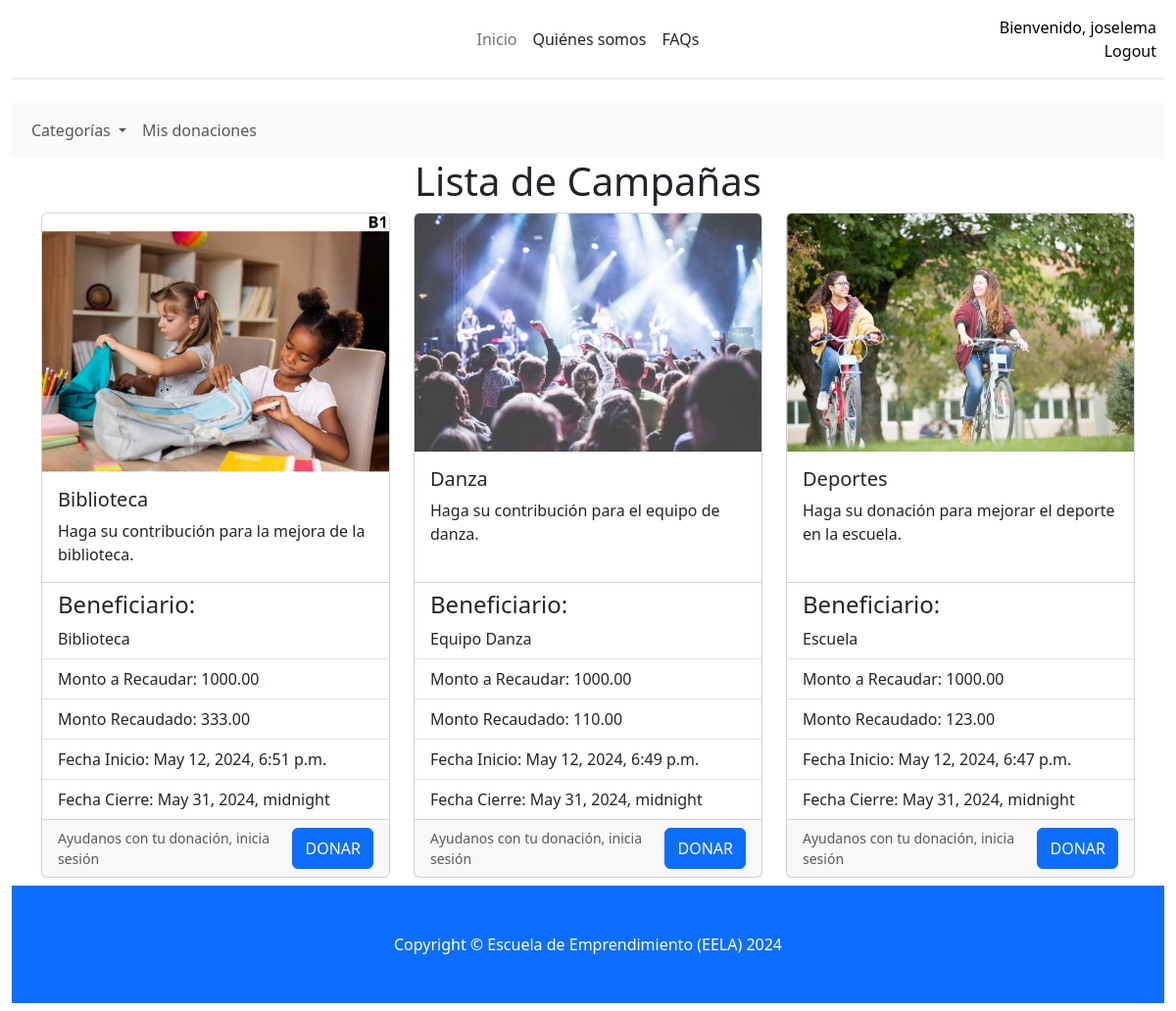
The app's page / (signed in) with its own data.
### campania/models/campania.py (models this page shows, shortened)
class Campania(models.Model):
    categorias = models.ManyToManyField(Categoria, related_name="campanias")
    nombre = models.CharField(max_length=150)
    descripcion = models.TextField(blank=True, null=True)
    imagen = models.ImageField(upload_to="imagenes/")
    beneficiario = models.CharField(max_length=150)
    monto_recaudar = models.DecimalField(max_digits=9, decimal_places=2)
    monto_recaudado = models.DecimalField(max_digits=9, decimal_places=2)
    fecha_inicio = models.DateTimeField()
    fecha_cierre = models.DateTimeField()
    estado = models.BooleanField()
    fecha_registro = models.DateTimeField(auto_now_add=True)
    fecha_ult_act = models.DateTimeField(auto_now=True)
    title = models.CharField(max_length=200)
    description = models.TextField()
    class Meta:
        db_table = "st_campania"
        verbose_name = "Campaña"
        verbose_name_plural = "Campañas"

### campania/views.py (the view)
# urls.py: path("", views.home, name="home"),
def home(request):
    campanias = Campania.objects.all().order_by("-id")
    return render(request, "catalog.html", {"campanias": campanias})

### campania/templates/catalog.html (shortened to what this page needs)
{% extends 'index.html' %}
{% load static %}
{% block main %}
    <h1 class="text-center">Lista de Campañas</h1>
    <div class="my:3 row row-cols-1 row-cols-md-3 g-4">
        {% for campania in campanias %}
            <div class="col">
                <div class="card h-100">
                    <img src="{{campania.imagen.url}}" class="card-img-top" alt="...">
                    <div class="card-body">
                    <h5 class="card-title">{{campania.nombre}}</h5>
                    <p class="card-text">{{campania.descripcion}}</p>
                    </div>
                    <ul class="list-group list-group-flush">
                    <li class="list-group-item">
                        <h4>Beneficiario:</h4>
                        {{campania.beneficiario}}
                    </li>
                    <li class="list-group-item">Monto a Recaudar: {{campania.monto_recaudar}}</li>
                    <li class="list-group-item">Monto Recaudado: {{campania.monto_recaudado}}</li>
                    <li class="list-group-item">Fecha Inicio: {{campania.fecha_inicio}}</li>
                    <li class="list-group-item">Fecha Cierre: {{campania.fecha_cierre}}</li>
                    </ul>
                    <div class="card-footer">
                        <div class="d-flex justify-content-between">
                            <small class="text-body-secondary">Ayudanos con tu donación, inicia sesión</small>
                            <button class="btn btn-primary" onclick="window.location.href='{% url 'procesar_donacion' campania_id=campania.id %}';" {% if not user.is_authenticated %} disabled {% endif %}>DONAR</button>
                        </div>
                    </div>
                </div>
            </div>
        {% endfor %}
    </div>
{% endblock %}

### campania/templates/index.html (shortened to what this page needs)
{% load static %}
<!DOCTYPE html>
<html lang="es">
<head>
    <link href="https://cdn.jsdelivr.net/npm/bootstrap@5.3.3/dist/css/bootstrap.min.css" rel="stylesheet">
  </head>
<body>
  <div class="container-fluid">
    <header class="d-flex flex-wrap align-items-center justify-content-center justify-content-md-between py-3 mb-4 border-bottom">
      <a href="{% url 'home' %}" class="d-flex align-items-center col-md-3 mb-2 mb-md-0 text-dark text-decoration-none">
        <svg class="bi me-2" width="40" height="32" role="img" aria-label="Bootstrap"><use xlink:href="#bootstrap"/></svg>
      </a>
      <ul class="nav col-12 col-md-auto mb-2 justify-content-center mb-md-0">
        <li><a href="{% url 'home' %}" class="nav-link px-2 link-secondary">Inicio</a></li>
        <li><a href="#" class="nav-link px-2 link-dark">Quiénes somos</a></li>
        <li><a href="#" class="nav-link px-2 link-dark">FAQs</a></li>
      </ul>
      <div class="col-md-3 text-end">
        {% if user.is_authenticated %}
          <a href="#" class="nav-link link-body-emphasis px-2">Bienvenido, {{user.username}}</a>
          <a href="{% url 'logout' %}" class="nav-link link-body-emphasis px-2">Logout</a>
        {% else %}
          <a href="{% url 'signin' %}" class="btn btn-outline-primary me-2">Login</a>
          <a href="{% url 'signup' %}" class="btn btn-primary">Sign-up</a>
        {% endif %}
      </div>
    </header>
    <nav class="navbar navbar-expand-lg bg-body-tertiary">
      <div class="container-fluid">
        <div class="collapse navbar-collapse" id="navbarSupportedContent">
          <ul class="navbar-nav me-auto mb-2 mb-lg-0">
              <li class="nav-item dropdown">
                  <a class="nav-link dropdown-toggle" href="#" role="button" data-bs-toggle="dropdown" aria-expanded="false">
                Categorías
              </a>
            </li>
            {% if user.is_authenticated %}
                      <li class="nav-item">
                          <a class="nav-link" href="{% url 'mis_donaciones' %}">Mis donaciones</a>
                      </li>
            {% endif %}
          </ul>
        </div>
      </div>
  </nav>
    <main class="container">
      {% block main %}
      {% endblock %}
    </main>
    <footer class="py-5 bg-primary mb-2">
      <div class="container"><p class="m-0 text-center text-white">Copyright &copy; Escuela de Emprendimiento (EELA) 2024</p></div>
    </footer>
  </div>
</body>
</html>

### records on screen
Campania: imagen (picture), nombre "Biblioteca", descripcion "Haga su contribución para la mejora de la biblioteca.", beneficiario "Biblioteca", monto_recaudar "1000.00", monto_recaudado "333.00", fecha_inicio "May 12, 2024, 6:51 p.m.", fecha_cierre "May 31, 2024, midnight"
Campania: imagen (picture), nombre "Danza", descripcion "Haga su contribución para el equipo de danza.", beneficiario "Equipo Danza", monto_recaudar "1000.00", monto_recaudado "110.00", fecha_inicio "May 12, 2024, 6:49 p.m.", fecha_cierre "May 31, 2024, midnight"
Campania: imagen (picture), nombre "Deportes", descripcion "Haga su donación para mejorar el deporte en la escuela.", beneficiario "Escuela", monto_recaudar "1000.00", monto_recaudado "123.00", fecha_inicio "May 12, 2024, 6:47 p.m.", fecha_cierre "May 31, 2024, midnight"

### other values on screen
{{ user.username }} "joselema"
